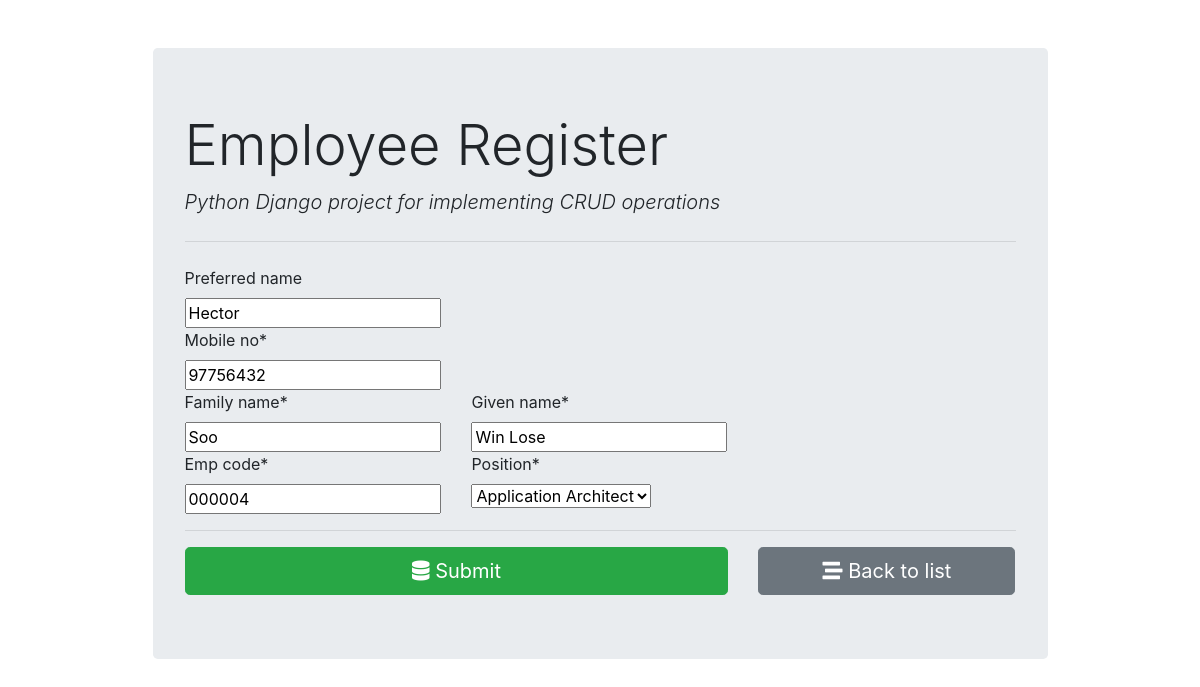
Screenshot of /employee/4/ with the database file from the repository.
### employee_register/models.py (models this page shows, shortened)
class Employee(models.Model):
    family_name = models.CharField(max_length=50)
    given_name = models.CharField(max_length=100)
    preferred_name = models.CharField(null=True, blank=True, max_length=100)
    emp_code = models.CharField(max_length=6)
    mobile_no = models.CharField(max_length=15)
    position = models.ForeignKey(Position, on_delete=models.CASCADE)

### employee_register/views.py (the view, shortened to what this page needs)
# urls.py: path('', views.employee_form,name='employee_insert'), # get and post req. for insert operation
def employee_form(request, id=0):
    if request.method == "GET":
        if id == 0:
            form = EmployeeForm()
        else:
            employee = Employee.objects.get(pk=id)
            form = EmployeeForm(instance=employee)
        return render(request, "employee_register/employee_form.html", {'form': form})

### employee_register/forms.py (shortened to what this page needs)
class EmployeeForm(forms.ModelForm):
    class Meta:
        model = Employee
        fields = (
            'family_name',
            'given_name',
            'preferred_name',
            'emp_code',
            'mobile_no',
            'position',
        )

### employee_register/models.py (called while the page is built)
    def __str__(self):
        return self.title

### employee_register/templates/employee_register/employee_form.html (shortened to what this page needs)
{% extends "employee_register/base.html" %}
{% load crispy_forms_tags %}
{% block content %}
<form action="" method="post" autocomplete="off">
    {{form.preferred_name|as_crispy_field}}
    {{form.mobile_no|as_crispy_field}}
    <div class="row">
        <div class="col-md-4">
            {{form.family_name|as_crispy_field}}
        </div>
        <div class="col-md-8">
            {{form.given_name|as_crispy_field}}
        </div>
    </div>
    <div class="row">
        <div class="col-md-4">
            {{form.emp_code|as_crispy_field}}
        </div>
        <div class="col-md-8">
            {{form.position|as_crispy_field}}
        </div>
    </div>
    <hr>
    <div class="row">
        <div class="col-md-8">
            <button type="submit" class="btn btn-success btn-block btn-lg"><i class="fas fa-database"></i>
                Submit</button>
        </div>
        <div class="col-md-4">
            <a href="{% url 'employee_list' %}" class="btn btn-secondary btn-block btn-lg">
                <i class="fas fa-stream"></i> Back to list
            </a>
        </div>
    </div>
</form>
{% endblock content %}

### rows the page displays
Employee: preferred_name "Hector", mobile_no "97756432", family_name "Soo", given_name "Win Lose", emp_code "000004", position "Application Architect"
